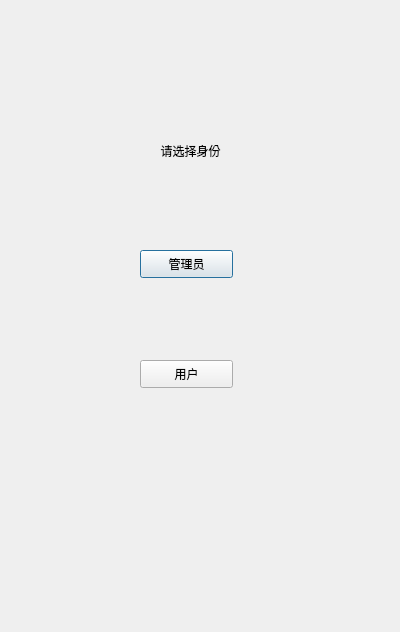
<?xml version="1.0" encoding="UTF-8"?>
<ui version="4.0">
 <class>Dialog</class>
 <widget class="QDialog" name="Dialog">
  <property name="geometry">
   <rect>
    <x>0</x>
    <y>0</y>
    <width>400</width>
    <height>632</height>
   </rect>
  </property>
  <property name="windowTitle">
   <string>Dialog</string>
  </property>
  <widget class="QLabel" name="label">
   <property name="geometry">
    <rect>
     <x>120</x>
     <y>90</y>
     <width>141</width>
     <height>121</height>
    </rect>
   </property>
   <property name="text">
    <string>请选择身份</string>
   </property>
   <property name="alignment">
    <set>Qt::AlignCenter</set>
   </property>
  </widget>
  <widget class="QPushButton" name="pushButton">
   <property name="geometry">
    <rect>
     <x>140</x>
     <y>250</y>
     <width>93</width>
     <height>28</height>
    </rect>
   </property>
   <property name="text">
    <string>管理员</string>
   </property>
  </widget>
  <widget class="QPushButton" name="pushButton_2">
   <property name="geometry">
    <rect>
     <x>140</x>
     <y>360</y>
     <width>93</width>
     <height>28</height>
    </rect>
   </property>
   <property name="text">
    <string>用户</string>
   </property>
  </widget>
 </widget>
 <resources/>
 <connections/>
</ui>
